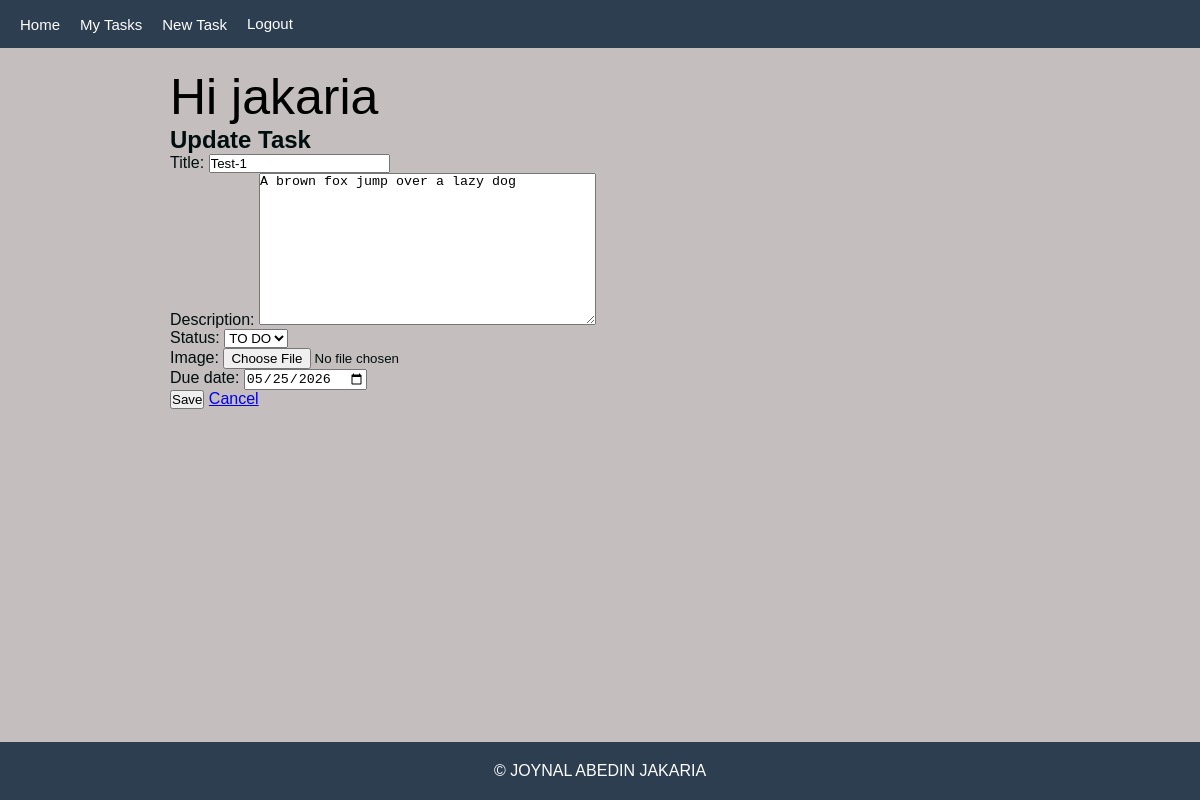
The page /update/1/ (signed in) on the database its author committed.
### tasks/models.py (models this page shows, shortened)
class Task(models.Model):
    STATUS_CHOICE = [('todo', 'TO DO'),('doing','Doing'),('done','Done'),]
    owner = models.ForeignKey(User, on_delete= models.CASCADE)
    title = models.CharField(max_length=200)
    description = models.TextField(blank=True)
    image = models.ImageField(upload_to='task_images/',blank=True, null=True)
    status = models.CharField(max_length=100, choices=STATUS_CHOICE, default='todo')
    due_date = models.DateField(null=True, blank=True)
    created_at = models.DateTimeField(auto_now_add=True)

### tasks/views.py (the view)
# urls.py: path('update/<int:pk>/',     views.task_update, name='task_update'),
@login_required
def task_update(request, pk):
    task = get_object_or_404(Task, pk=pk, owner=request.user)
    form = TaskForm(instance=task)
    if request.method == 'POST':
        form = TaskForm(request.POST, instance=task)
        if form.is_valid():
            form.save()
            messages.success(request, 'Task updated!')
            return redirect('task_list')
    return render(request, 'tasks/task_form.html', {'form': form})

### tasks/forms.py
class TaskForm(forms.ModelForm):
    class Meta:
        model = Task
        fields = ['title','description','status','image','due_date']
        widgets = { 'due_date': forms.DateInput(attrs={'type': 'date'}) }

### tasks/templates/tasks/task_form.html (shortened to what this page needs)
{% extends 'tasks/base.html' %}
{% block content %}
<h2>{% if form.instance.pk %}Update Task  {% else %} New Task{% endif %}</h2>
<form method="POST" enctype="multipart/form-data">
    {{ form.as_p }}
    <button type="submit">Save</button>
    <a href="{% url 'task_list' %}">Cancel</a>
</form>
{% endblock %}

### tasks/templates/tasks/base.html (shortened to what this page needs)
{% load static %}
<!DOCTYPE html>
<html>
<head>
    <link rel="stylesheet" href="{% static 'style.css' %}">
</head>
<body>
    {% include 'partials/navbar.html' %}
    <div class="container">
{% if user.is_authenticated %}
<span>Hi {{user.username}}</span>
{% else %}
<span>Log in First</span>
{% endif %}
        {% block content %}
        {% endblock %}
    </div>
{% include "partials/footer.html" %}
</body>
</html>

### tasks/static/style.css (style rules this page uses)
* { margin: 0; padding: 0; box-sizing: border-box; }
body { font-family: Arial, Helvetica, sans-serif; background-color: rgb(196, 190, 190); color: rgb(1, 14, 14); }
.container { max-width: 900px; margin: auto; padding: 20px; }
span { color: #000000; font-size: 50px; }

### rows shown on the page
Task: title "Test-1", description "A brown fox jump over a lazy dog", status "TO DO", due_date "05/25/2026"

### other values the page prints
{{ user.username }} "jakaria"
